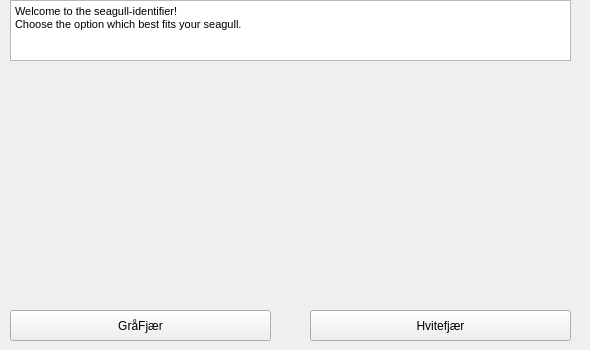
    <widget class="QWidget" name="svarteBein">
     <widget class="QLabel" name="label_24">
      <property name="geometry">
       <rect>
        <x>320</x>
        <y>80</y>
        <width>261</width>
        <height>211</height>
       </rect>
      </property>
      <property name="text">
       <string/>
      </property>
      <property name="pixmap">
       <pixmap>imagesAppSeagull/ismåke.jpg</pixmap>
      </property>
      <property name="scaledContents">
       <bool>true</bool>
      </property>
     </widget>
     <widget class="QTextEdit" name="textEdit_14">
      <property name="geometry">
       <rect>
        <x>10</x>
        <y>0</y>
        <width>561</width>
        <height>61</height>
       </rect>
      </property>
      <property name="html">
       <string>&lt;!DOCTYPE HTML PUBLIC &quot;-//W3C//DTD HTML 4.0//EN&quot; &quot;http://www.w3.org/TR/REC-html40/strict.dtd&quot;&gt;
&lt;html&gt;&lt;head&gt;&lt;meta name=&quot;qrichtext&quot; content=&quot;1&quot; /&gt;&lt;style type=&quot;text/css&quot;&gt;
p, li { white-space: pre-wrap; }
&lt;/style&gt;&lt;/head&gt;&lt;body style=&quot; font-family:'MS Shell Dlg 2'; font-size:8.25pt; font-weight:400; font-style:normal;&quot;&gt;
&lt;p style=&quot; margin-top:0px; margin-bottom:0px; margin-left:0px; margin-right:0px; -qt-block-indent:0; text-indent:0px;&quot;&gt;Welcome to the seagull-identifier!&lt;/p&gt;
&lt;p style=&quot; margin-top:0px; margin-bottom:0px; margin-left:0px; margin-right:0px; -qt-block-indent:0; text-indent:0px;&quot;&gt;Choose the option which best fits your seagull.&lt;/p&gt;
&lt;p style=&quot;-qt-paragraph-type:empty; margin-top:0px; margin-bottom:0px; margin-left:0px; margin-right:0px; -qt-block-indent:0; text-indent:0px;&quot;&gt;&lt;br /&gt;&lt;/p&gt;&lt;/body&gt;&lt;/html&gt;</string>
      </property>
     </widget>
     <widget class="QLabel" name="label_25">
      <property name="geometry">
       <rect>
        <x>10</x>
        <y>80</y>
        <width>261</width>
        <height>211</height>
       </rect>
      </property>
      <property name="text">
       <string/>
      </property>
      <property name="pixmap">
       <pixmap>imagesAppSeagull/krykkje.jpg</pixmap>
      </property>
      <property name="scaledContents">
       <bool>true</bool>
      </property>
     </widget>
     <widget class="QPushButton" name="GraKropp">
      <property name="geometry">
       <rect>
        <x>10</x>
        <y>310</y>
        <width>261</width>
        <height>31</height>
       </rect>
      </property>
      <property name="text">
       <string>GråFjær</string>
      </property>
     </widget>
     <widget class="QPushButton" name="HvitKropp">
      <property name="geometry">
       <rect>
        <x>310</x>
        <y>310</y>
        <width>261</width>
        <height>31</height>
       </rect>
      </property>
      <property name="text">
       <string>Hvitefjær</string>
      </property>
     </widget>
    </widget>
